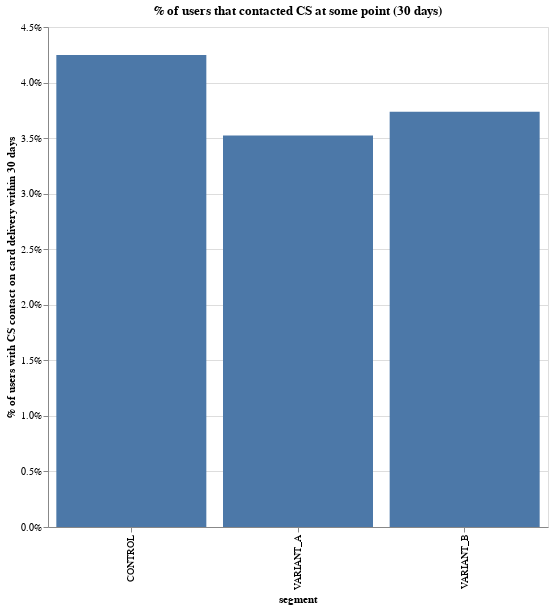

Notebook cell for this chart:
### Markdown cell above
### CS contacts

The % of users that at some point contacted cs about a card delivery issue within 30 days.

### Code cell
df = pd.read_csv("cs_contacts.csv")

# count days since experiment start.
df["date_diff"] = (
    pd.to_datetime(df["created_date"]) - pd.to_datetime(df["created"])
).dt.days

# drop users that joined in the last 30 days -- too young.
df["age"] = (pd.to_datetime("today") - pd.to_datetime(df["created"])).dt.days
df = df.loc[df["age"] >= 30, :]

# set cs_contacts to 0 if the contact was too late.
df.loc[df["date_diff"] > 30, "cs_contacts"] = 0

# get cs contacts per user.
df = df.groupby(["segment", "user_id"])["cs_contacts"].agg("max").reset_index()

df = df.groupby(["segment"])["cs_contacts"].agg("mean").reset_index()

alt.Chart(df).mark_bar().encode(
    x=alt.X("segment:N"),
    y=alt.Y(
        "cs_contacts:Q",
        axis=alt.Axis(
            title="% of users with CS contact on card delivery within 30 days",
            format="%",
        ),
    ),
).properties(
    width=500, height=500, title="% of users that contacted CS at some point (30 days)"
)

### Figure 1 — Vega-Lite specification as saved in the notebook (floating-point values rounded to 4 significant figures)
{"config": {"view": {"continuousWidth": 400, "continuousHeight": 300}}, "data": {"name": "data-7c728026953200544c3991b8384014f0"}, "mark": "bar", "encoding": {"x": {"type": "nominal", "field": "segment"}, "y": {"type": "quantitative", "axis": {"format": "%", "title": "% of users with CS contact on card delivery within 30 days"}, "field": "cs_contacts"}}, "height": 500, "title": "% of users that contacted CS at some point (30 days)", "width": 500, "$schema": "https://vega.github.io/schema/vega-lite/v4.0.2.json", "datasets": {"data-7c728026953200544c3991b8384014f0": [{"segment": "CONTROL", "cs_contacts": 0.04249}, {"segment": "VARIANT_A", "cs_contacts": 0.03523}, {"segment": "VARIANT_B", "cs_contacts": 0.03737}]}}
